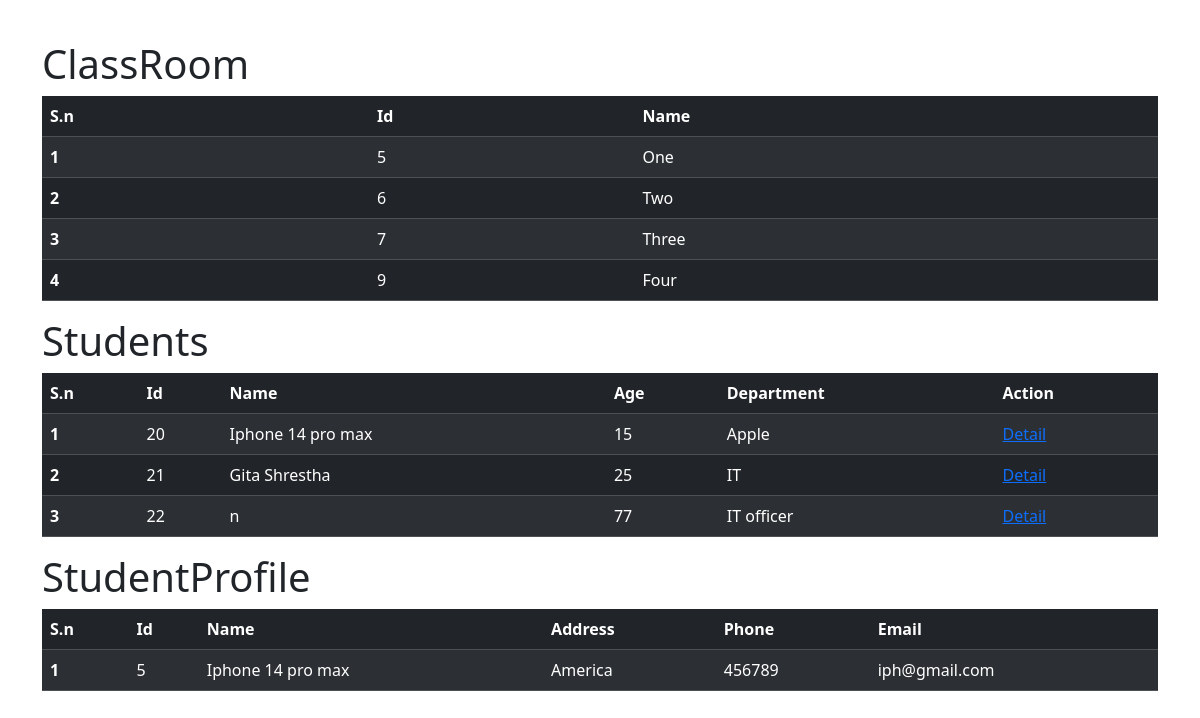
The page /students/ on the database its author committed.
### myapp/models.py (models this page shows, shortened)
class ClassRoom(models.Model):
    name = models.CharField(max_length=20)

class Student(models.Model):
    name = models.CharField(max_length=50)
    profile_picture = models.FileField(upload_to="profile_pictures", null=True, blank=True)
    age = models.IntegerField()
    department = models.CharField(max_length=20)
    classroom = models.ForeignKey(ClassRoom, on_delete=models.CASCADE, related_name='classroom_students', null=True, blank=True)

class StudentProfile(models.Model):
    student = models.OneToOneField(Student, on_delete=models.CASCADE)
    address = models.CharField(max_length=20)
    phone_number = models.CharField(max_length=14)
    email = models.EmailField()

### myapp/views.py (the view)
# urls.py: path('students/', students, name="students"),
def students(request):
    context = {
        "title":"Students",
        "classrooms" : ClassRoom.objects.all(),
        "students":Student.objects.all(),
        "st":StudentProfile.objects.all()
    }
    return render(request, "myapp/students.html", context=context)

### myapp/templates/myapp/students.html (shortened to what this page needs)
<!doctype html>
<html lang="en">
  <head>
      <link href="https://cdn.jsdelivr.net/npm/bootstrap@5.3.2/dist/css/bootstrap.min.css" rel="stylesheet">
  </head>
  <body>
<div class="container" style="margin-top:40px">
    <h1>ClassRoom</h1>
    <table class="table table-dark table-striped">
  <thead>
    <tr>
      <th scope="col">S.n</th>
      <th scope="col">Id</th>
      <th scope="col">Name</th>
    </tr>
  </thead>
  <tbody>
  {% for classroom in classrooms %}
    <tr>
      <th>{{ forloop.counter}}</th>
      <td>{{ classroom.id }}</td>
      <td>{{ classroom.name }}</td>
    </tr>
  {% endfor %}
  </tbody>
</table>
  <h1>Students</h1>
    <table class="table table-dark table-striped">
  <thead>
    <tr>
      <th scope="col">S.n</th>
      <th scope="col">Id</th>
      <th scope="col">Name</th>
       <th scope="col">Age</th>
       <th scope="col">Department</th>
      <th scope="col">Action</th>
    </tr>
  </thead>
  <tbody>
  {% for student in students %}
    <tr>
      <th>{{ forloop.counter}} </th>
      <td>{{ student.id }} </td>
      <td>{{ student.name }} </td>
      <td>{{ student.age}} </td>
      <td>{{ student.department}} </td>
      <td><a href="{% url 'student_detail' student.id %}"> Detail</a></td>
    </tr>
  {% endfor %}
  </tbody>
</table>
   <h1>StudentProfile</h1>
    <table class="table table-dark table-striped">
  <thead>
    <tr>
      <th scope="col">S.n</th>
      <th scope="col">Id</th>
      <th scope="col">Name</th>
       <th scope="col">Address</th>
       <th scope="col">Phone</th>
      <th scope="col">Email</th>
    </tr>
  </thead>
  <tbody>
  {% for studentprofile in st %}
    <tr>
      <th>{{ forloop.counter}} </th>
      <td>{{ studentprofile.id }} </td>
      <td>{{ studentprofile.student.name }} </td>
      <td>{{ studentprofile.address }} </td>
      <td>{{ studentprofile.phone_number}} </td>
      <td>{{ studentprofile.email }}</td>
    </tr>
  {% endfor %}
  </tbody>
</table>
</div>
</body>
</html>

### rows shown on the page
ClassRoom: id "5", name "One"
ClassRoom: id "6", name "Two"
ClassRoom: id "7", name "Three"
ClassRoom: id "9", name "Four"
Student: id "20", name "Iphone 14 pro max", age "15", department "Apple"
Student: id "21", name "Gita Shrestha", age "25", department "IT"
Student: id "22", name "n", age "77", department "IT officer"
StudentProfile: id "5", student.name "Iphone 14 pro max", address "America", phone_number "456789", email "iph@gmail.com"
